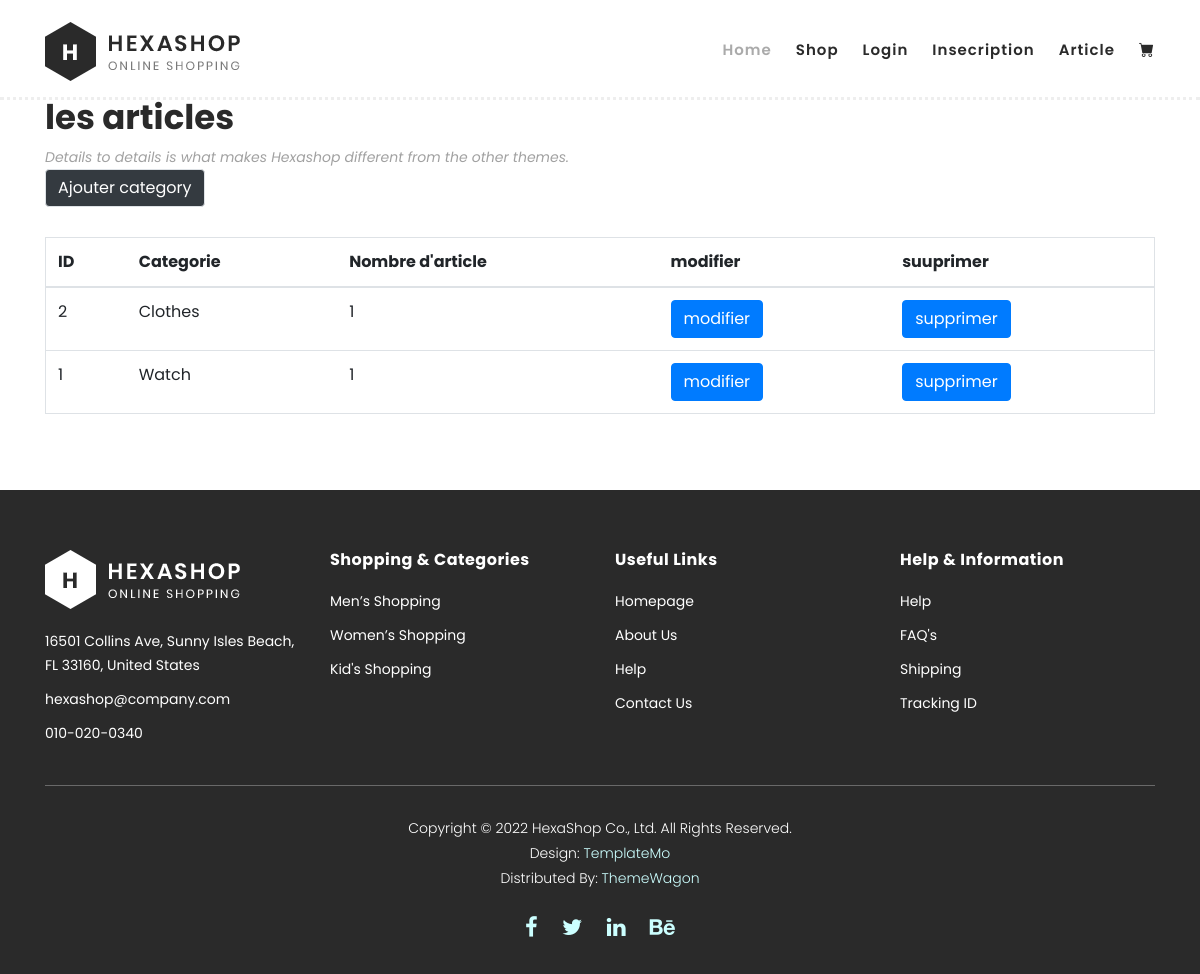
The app's page /category.php with its own data.
### tables this page shows
CREATE TABLE `categories` (
  `id` int(11) NOT NULL,
  `category` varchar(100) NOT NULL
);

### category.php (called while the page is built)
<?php
$dbh = new PDO('mysql:host=localhost;dbname=eshop',
'root','');
$category = $dbh->prepare('SELECT `id`,COUNT(`category`) as count,`category`FROM `categories` GROUP BY `category` ');
$category->execute();
$categorys=$category->fetchAll();
include "category.phtml";

### category.phtml (the view, shortened to what this page needs)
<!DOCTYPE html>
<html lang="en">
  <head>
    <link rel="stylesheet" href="https://cdn.jsdelivr.net/npm/bootstrap-icons@1.7.2/font/bootstrap-icons.css">
    <link rel="stylesheet" href="https://cdn.jsdelivr.net/npm/bootstrap-icons@1.7.2/font/bootstrap-icons.css">
    <link rel="stylesheet" type="text/css" href="assets/css/bootstrap.min.css">
    <link rel="stylesheet" type="text/css" href="assets/css/font-awesome.css">
    <link rel="stylesheet" href="assets/css/templatemo-hexashop.css">
    <link rel="stylesheet" href="assets/css/owl-carousel.css">
    <link rel="stylesheet" href="assets/css/lightbox.css">
    </head>
    <body>
    <header class="header-area header-sticky">
        <div class="container">
            <div class="row">
                <div class="col-12">
                    <nav class="main-nav">
                        <a href="index.php" class="logo">
                            <img src="assets/images/logo.png">
                        </a>
                        <ul class="nav">
                            <li class="scroll-to-section"><a href="index.php" class="active">Home</a></li>
                            <li class="scroll-to-section"><a href="shop.php">shop</a></li>
                            <li class="scroll-to-section"><a href="login.php">login</a></li>
                            <li class="scroll-to-section"><a href="inscription.php">insecription</a></li>
                            <li class="scroll-to-section"><a href="admin.php">article</a></li>
                            <li class="scroll-to-section"><a href="panier.php"><i class="bi bi-cart-fill"></i></a></li>
                        </ul>
                    </nav>
                </div>
            </div>
        </div>
    </header>
    <div class="subscribe">
        <div class="container">
            <div class="row">
                <div class="col-lg-12">
                    <div class="section-heading">
                        <h2>les articles</h2>
                        <span>Details to details is what makes Hexashop different from the other themes.</span><br>
                        <a href="addcategory.php" class="btn  border btn-dark ">Ajouter category</a>
                    </div>
                            <table class="table border">
                                <thead>
                                <tr>
                                    <th scope="col">ID</th>
                                    <th scope="col">Categorie</th>
                                    <th scope="col">Nombre d'article</th>
                                    <th scope="col">modifier</th>
                                    <th scope="col">suuprimer</th>
                                </thead>
                                <tbody>
                                <?php foreach($categorys as $category) : ?>
                                <tr>
                                    <td><?=$category['id']?></td>
                                    <td><?=$category['category']?></td>
                                    <td><?=$category['count']?></td>
                                    <td><a class="btn btn-primary" href="modiffcateg.php?idchang=<?= $category['id'] ?>">modifier</a></td>
                                    <td><a class="btn btn-primary" href="suppcateg.php?idsupprime=<?= $category['id'] ?>">supprimer</a></td>
                                </tr>
                                <?php endforeach;?>
                                </tbody>
                            </table>
                </div>
            </div>
        </div>
    </div>
    <footer>
        <div class="container">
            <div class="row">
                <div class="col-lg-3">
                    <div class="first-item">
                        <div class="logo">
                            <img src="assets/images/white-logo.png" alt="hexashop ecommerce templatemo">
                        </div>
                        <ul>
                            <li><a href="#">16501 Collins Ave, Sunny Isles Beach, FL 33160, United States</a></li>
                            <li><a href="#">hexashop@company.com</a></li>
                            <li><a href="#">010-020-0340</a></li>
                        </ul>
                    </div>
                </div>
                <div class="col-lg-3">
                    <h4>Shopping &amp; Categories</h4>
                    <ul>
                        <li><a href="#">Men’s Shopping</a></li>
                        <li><a href="#">Women’s Shopping</a></li>
                        <li><a href="#">Kid's Shopping</a></li>
                    </ul>
                </div>
                <div class="col-lg-3">
                    <h4>Useful Links</h4>
                    <ul>
                        <li><a href="#">Homepage</a></li>
                        <li><a href="#">About Us</a></li>
                        <li><a href="#">Help</a></li>
                        <li><a href="#">Contact Us</a></li>
                    </ul>
                </div>
                <div class="col-lg-3">
                    <h4>Help &amp; Information</h4>
                    <ul>
                        <li><a href="#">Help</a></li>
                        <li><a href="#">FAQ's</a></li>
                        <li><a href="#">Shipping</a></li>
                        <li><a href="#">Tracking ID</a></li>
                    </ul>
                </div>
                <div class="col-lg-12">
                    <div class="under-footer">
                        <p>Copyright © 2022 HexaShop Co., Ltd. All Rights Reserved.
                        <br>Design: <a href="https://templatemo.com" target="_parent" title="free css templates">TemplateMo</a>
                        <br>Distributed By: <a href="https://themewagon.com" target="_blank" title="free & premium responsive templates">ThemeWagon</a></p>
                        <ul>
                            <li><a href="#"><i class="fa fa-facebook"></i></a></li>
                            <li><a href="#"><i class="fa fa-twitter"></i></a></li>
                            <li><a href="#"><i class="fa fa-linkedin"></i></a></li>
                            <li><a href="#"><i class="fa fa-behance"></i></a></li>
                        </ul>
                    </div>
                </div>
            </div>
        </div>
    </footer>
  </body>
</html>

### assets/css/templatemo-hexashop.css (style rules this page uses)
html, body, div, span, applet, object, iframe, h1, h2, h3, h4, h5, h6, p, blockquote, div pre, a, abbr, acronym, address, big, cite, code, del, dfn, em, font, img, ins, kbd, q, s, samp, small, strike, strong, sub, sup, tt, var, b, u, i, center, dl, dt, dd, ol, ul, li, figure, header, nav, section, article, aside, footer, figcaption { margin: 0; padding: 0; border: 0; outline: 0; }
ul, li { padding: 0; margin: 0; list-style: none; }
header, nav, section, article, aside, footer, hgroup { display: block; }
* { box-sizing: border-box; }
html, body { font-family: 'Poppins', sans-serif; font-weight: 400; background-color: #fff; font-size: 16px; -ms-text-size-adjust: 100%; -webkit-font-smoothing: antialiased; -moz-osx-font-smoothing: grayscale; }
a { text-decoration: none !important; }
h1, h2, h3, h4, h5, h6 { margin-top: 0px; margin-bottom: 0px; }
ul { margin-bottom: 0px; }
p { font-size: 14px; line-height: 25px; color: #2a2a2a; }
html, body { background: #fff; font-family: 'Poppins', sans-serif; }
.section-heading h2 { font-size: 34px; font-weight: 700; color: #2a2a2a; }
.section-heading span { font-size: 14px; color: #a1a1a1; font-style: italic; font-weight: 400; }
.header-area { border-bottom: 3px dotted #eee; box-shadow: none; background-color: #fff; position: absolute; top: 0px; left: 0px; right: 0px; z-index: 100; height: 100px; -webkit-transition: all .5s ease 0s; -moz-transition: all .5s ease 0s; -o-transition: all .5s ease 0s; transition: all .5s ease 0s; }
.header-area .main-nav { min-height: 80px; background: transparent; }
.header-area .main-nav .logo { line-height: 100px; color: #fff; font-size: 28px; font-weight: 700; text-transform: uppercase; letter-spacing: 2px; float: left; -webkit-transition: all 0.3s ease 0s; -moz-transition: all 0.3s ease 0s; -o-transition: all 0.3s ease 0s; transition: all 0.3s ease 0s; }
.header-area .main-nav .nav { float: right; margin-top: 30px; margin-right: 0px; background-color: transparent; -webkit-transition: all 0.3s ease 0s; -moz-transition: all 0.3s ease 0s; -o-transition: all 0.3s ease 0s; transition: all 0.3s ease 0s; position: relative; z-index: 999; }
.header-area .main-nav .nav li { padding-left: 15px; padding-right: 15px; }
.header-area .main-nav .nav li:last-child { padding-right: 0px; }
.header-area .main-nav .nav li a { display: block; font-weight: 600; font-size: 15px; color: #2a2a2a; text-transform: capitalize; -webkit-transition: all 0.3s ease 0s; -moz-transition: all 0.3s ease 0s; -o-transition: all 0.3s ease 0s; transition: all 0.3s ease 0s; height: 40px; line-height: 40px; border: transparent; letter-spacing: 1px; }
.header-area .main-nav .nav li a { color: #2a2a2a; }
.header-area .main-nav .nav li:hover a, .header-area .main-nav .nav li a.active { color: #aaa!important; }
.header-area.header-sticky { min-height: 80px; }
.header-area .nav { margin-top: 30px; }
.header-area.header-sticky .nav li a.active { color: #aaa; }
@media (max-width: 1200px) { .header-area .main-nav .nav li { padding-left: 12px; padding-right: 12px; } }
@media (max-width: 1200px) { .header-area .main-nav:before { display: none; } }
@media (min-width: 767px) { .header-area .main-nav .nav { display: flex !important; } }
.subscribe { margin-top: 90px; }
.subscribe .section-heading { margin-bottom: 30px; }
.subscribe .section-heading h2 { line-height: 55px; }
footer { margin-top: 60px; padding: 60px 0px 30px 0px; background-color: #2a2a2a; }
footer .logo { margin-bottom: 20px; }
footer ul li { display: block; margin-bottom: 10px; }
footer ul li a { font-size: 14px; color: #fff; transition: all .3s; }
footer h4 { letter-spacing: 0.5px; font-size: 16px; color: #fff; font-weight: 700; margin-bottom: 20px; }
footer .under-footer { margin-top: 30px; padding-top: 30px; text-align: center; border-top: 1px solid rgba(250,250,250,0.3); }
footer .under-footer ul { margin-top: 20px; }
footer .under-footer ul li { display: inline-block; margin: 0px 10px; }
footer .under-footer ul li a { font-size: 22px; }
footer .under-footer p { color: #fff; font-size: 14px; font-weight: 300; }
footer .under-footer a { color: #cff; }

### records on screen
categories: id "2", category "Clothes", count "1"
categories: id "1", category "Watch", count "1"
